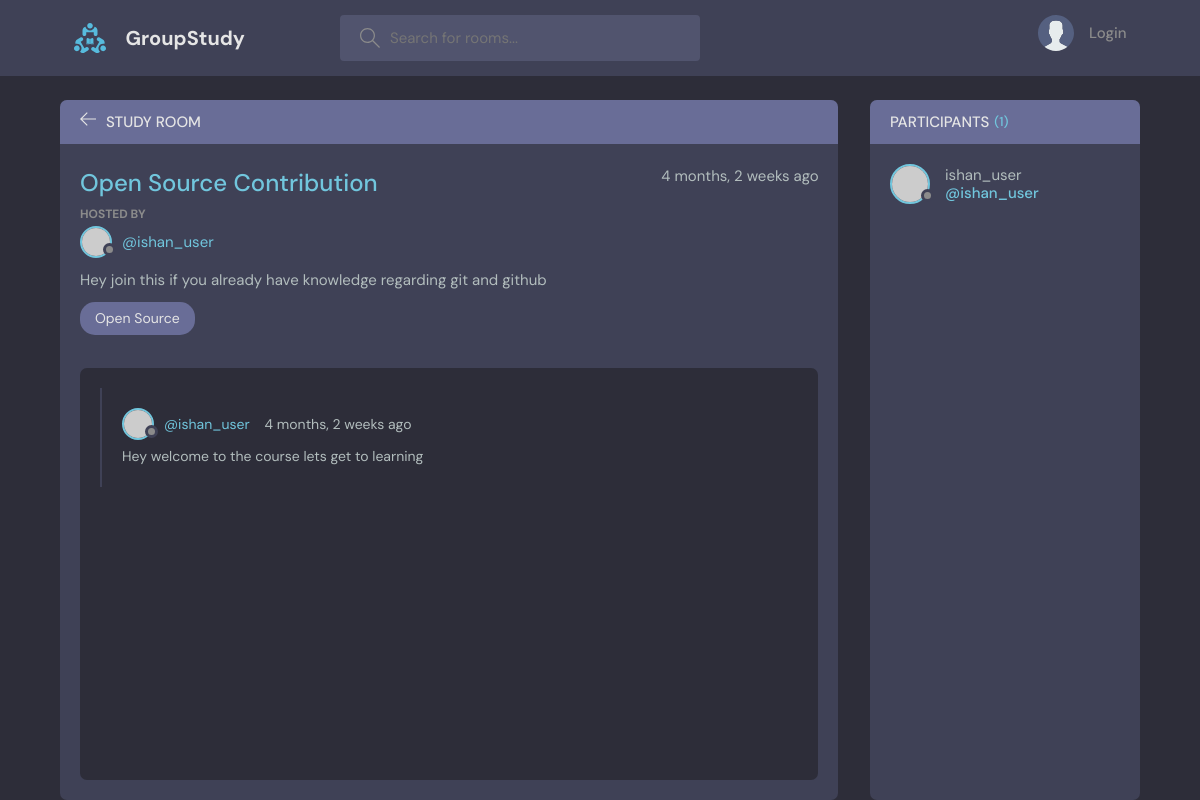
The page /pages/21 on the database its author committed.
### base/models.py (models this page shows, shortened)
class Room(models.Model):
    host = models.ForeignKey(User,on_delete=models.SET_NULL,null=True)
    subject = models.ForeignKey(Subject,on_delete=models.SET_NULL,null=True)
    name = models.CharField(max_length=200)
    desc = models.TextField(null=True,blank=True)
    participants = models.ManyToManyField(User,related_name='participants',blank=True)
    updated = models.DateTimeField(auto_now=True)
    created = models.DateTimeField(auto_now_add=True)
    class Meta:
        ordering = ['-updated','-created']

class Subject(models.Model):
    name = models.CharField(max_length=200)
    def __str__(self):
        return self.name

class Message(models.Model):
    room = models.ForeignKey(Room,on_delete=models.CASCADE)
    user = models.ForeignKey(User,on_delete=models.CASCADE)
    body = models.TextField()
    updated = models.DateTimeField(auto_now=True)
    created = models.DateTimeField(auto_now_add=True)
    class Meta:
        ordering = ['-updated','-created']

### base/views.py (the view, shortened to what this page needs)
# urls.py: path('pages/<str:pk>',views.Rooms),
def Rooms(request,pk):
    room = Room.objects.get(id =pk)
    comments = room.message_set.all().order_by('-created')
    participants = room.participants.all()
    context = {'room' : room,'comments' : comments,"participants" : participants}
    return render(request,'base/rooms.html',context)

### base/templates/base/rooms.html (shortened to what this page needs)
{%extends 'main.html'%}
{%block content%}
    <main class="profile-page layout layout--2">
      <div class="container">
        <div class="room">
          <div class="room__top">
            <div class="room__topLeft">
              <a href="index.html">
                <svg version="1.1" xmlns="http://www.w3.org/2000/svg" width="32" height="32" viewBox="0 0 32 32">
                  <title>arrow-left</title>
                  <path
                    d="M13.723 2.286l-13.723 13.714 13.719 13.714 1.616-1.611-10.96-10.96h27.625v-2.286h-27.625l10.965-10.965-1.616-1.607z"
                  ></path>
                </svg>
              </a>
              <h3>Study Room</h3>
            </div>
          </div>
          <div class="room__box scroll">
            <div class="room__header scroll">
              <div class="room__info">
                <h3>{{room.name}}</h3>
                <span>{{room.created|timesince}} ago</span>
              </div>
              <div class="room__hosted">
                <p>Hosted By</p>
                <a href="/profile/{{room.host.id}}" class="room__author">
                  <div class="avatar avatar--small">
                    <img src="https://randomuser.me/api/portraits/men/37.jpg" />
                  </div>
                  <span>@{{room.host.username}}</span>
                </a>
              </div>
              <div class="room__details">{{room.desc}}
              </div>
              <span class="room__topics">{{room.subject}}</span>
            </div>
            <div class="room__conversation">
              <div class="threads scroll">
                {%for comment in comments%}
                <div class="thread">
                  <div class="thread__top">
                    <div class="thread__author">
                      <a href="/profile/{{comment.user.id}}" class="thread__authorInfo">
                        <div class="avatar avatar--small">
                          <img src="https://randomuser.me/api/portraits/men/37.jpg" />
                        </div>
                        <span>@{{comment.user.username}}</span>
                      </a>
                      <span class="thread__date">{{comment.created|timesince}} ago</span>
                    </div>
                  </div>
                  <div class="thread__details">
                    {{comment.body}}
                  </div>
                </div>
                {%endfor%}
              </div>
            </div>
          </div>
          <div class="room__message">
          </div>
        </div>
        <div class="participants">
          <h3 class="participants__top">Participants <span>({{participants.count}})</span></h3>
          <div class="participants__list scroll">
            {%for participant in participants%}
            <a href="/profile/{{participant.id}}" class="participant">
              <div class="avatar avatar--medium">
                <img src="https://randomuser.me/api/portraits/men/37.jpg" />
              </div>
              <p>
                {{participant.username}}
                <span>@{{participant.username}}</span>
              </p>
            </a>
            {%endfor%}
          </div>
        </div>
      </div>
    </main>
    {%endblock content%}

### rows shown on the page
Room: name "Open Source Contribution", created "4 months, 2 weeks", host.username "ishan_user", desc "Hey join this if you already have knowledge regarding git and github", subject "Open Source"
Message: user.username "ishan_user", created "4 months, 2 weeks", body "Hey welcome to the course lets get to learning"

### other values the page prints
{{ participants.count }} "1"
{{ participant.username }} "ishan_user"
